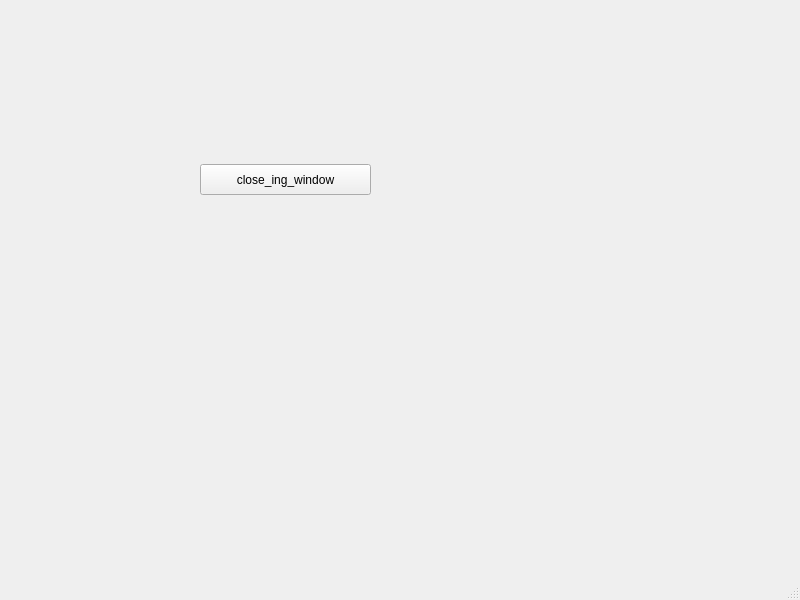
<?xml version="1.0" encoding="UTF-8"?>
<ui version="4.0">
 <class>MainWindow</class>
 <widget class="QMainWindow" name="MainWindow">
  <property name="geometry">
   <rect>
    <x>0</x>
    <y>0</y>
    <width>800</width>
    <height>600</height>
   </rect>
  </property>
  <property name="windowTitle">
   <string>MainWindow</string>
  </property>
  <widget class="QWidget" name="centralwidget">
   <widget class="QPushButton" name="close_window">
    <property name="geometry">
     <rect>
      <x>200</x>
      <y>164</y>
      <width>171</width>
      <height>31</height>
     </rect>
    </property>
    <property name="text">
     <string>close_ing_window</string>
    </property>
   </widget>
  </widget>
  <widget class="QMenuBar" name="menubar">
   <property name="geometry">
    <rect>
     <x>0</x>
     <y>0</y>
     <width>800</width>
     <height>27</height>
    </rect>
   </property>
  </widget>
  <widget class="QStatusBar" name="statusbar"/>
 </widget>
 <resources/>
 <connections/>
</ui>
